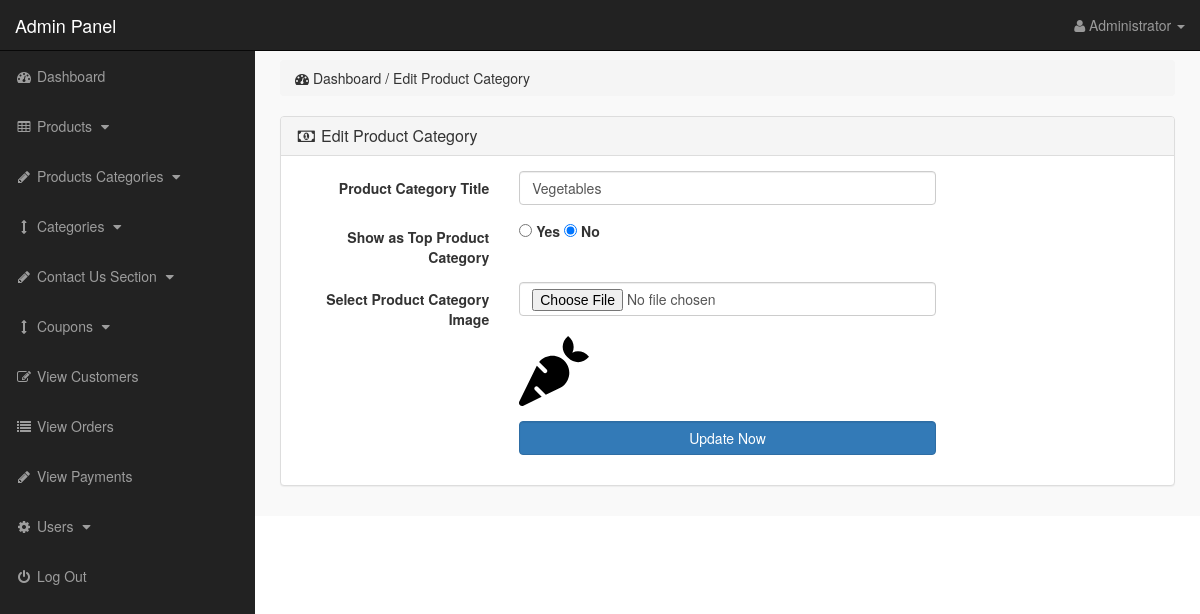
The app's page /admin_interface/index.php?edit_p_cat=5 (signed in) with its own data.
### tables this page shows
CREATE TABLE `product_categories` (
  `p_cat_id` int(10) NOT NULL,
  `p_cat_title` text NOT NULL,
  `p_cat_top` text NOT NULL,
  `p_cat_image` text NOT NULL
);

### admin_interface/edit_p_cat.php (the view, shortened to what this page needs)
<?php
if(!isset($_SESSION['admin_email'])){
echo "<script>window.open('login.php','_self')</script>";
}
else {
?>
<?php
if(isset($_GET['edit_p_cat'])){
$edit_p_cat_id = $_GET['edit_p_cat'];
$edit_p_cat_query = "select * from product_categories where p_cat_id='$edit_p_cat_id'";
$run_edit = mysqli_query($con,$edit_p_cat_query);
$row_edit = mysqli_fetch_array($run_edit);
$p_cat_title = $row_edit['p_cat_title'];
$p_cat_top = $row_edit['p_cat_top'];
$p_cat_image = $row_edit['p_cat_image'];
}
?>
<div class="row">
<div class="col-lg-12">
<ol class="breadcrumb">
<li>
<i class="fa fa-dashboard"></i> Dashboard / Edit Product Category
</li>
</ol>
</div>
</div>
<div class="row">
<div class="col-lg-12">
<div class="panel panel-default">
<div class="panel-heading" >
<h3 class="panel-title" >
<i class="fa fa-money fa-fw" ></i> Edit Product Category
</h3>
</div>
<div class="panel-body" >
<form class="form-horizontal" action="" method="post" enctype="multipart/form-data" >
<div class="form-group" >
<label class="col-md-3 control-label" >Product Category Title</label>
<div class="col-md-6" >
<input type="text" name="p_cat_title" class="form-control" value="<?php echo $p_cat_title; ?>" >
</div>
</div>
<div class="form-group" >
<label class="col-md-3 control-label" >Show as Top Product Category</label>
<div class="col-md-6" >
<input type="radio" name="p_cat_top" value="yes"
<?php if($p_cat_top == 'no'){}else{ echo "checked='checked'"; } ?>>
<label> Yes </label>
<input type="radio" name="p_cat_top" value="no"
<?php if($p_cat_top == 'no'){ echo "checked='checked'"; }else{} ?>>
<label> No </label>
</div>
</div>
<div class="form-group" >
<label class="col-md-3 control-label" > Select Product Category Image</label>
<div class="col-md-6" >
<input type="file" name="p_cat_image" class="form-control" >
<br>
<img src="other_images/<?php echo $p_cat_image; ?>" width="70" height="70" >
</div>
</div>
<div class="form-group" >
<label class="col-md-3 control-label" ></label>
<div class="col-md-6" >
<input type="submit" name="update" value="Update Now" class="btn btn-primary form-control" >
</div>
</div>
</form>
</div>
</div>
</div>
</div>
<?php } ?>

### admin_interface/includes/sidebar.php (shortened to what this page needs)
<?php
if(!isset($_SESSION['admin_email'])){
echo "<script>window.open('login.php','_self')</script>";
}
else {
?>
<nav class="navbar navbar-inverse navbar-fixed-top" >
<div class="navbar-header" >
<a class="navbar-brand" href="index.php?dashboard" >Admin Panel</a>
</div>
<ul class="nav navbar-right top-nav" >
<li class="dropdown" >
<a href="#" class="dropdown-toggle" data-toggle="dropdown" >
<i class="fa fa-user" ></i>
<?php echo $admin_name; ?> <b class="caret" ></b>
</a>
</li>
</ul>
<div class="collapse navbar-collapse navbar-ex1-collapse">
<ul class="nav navbar-nav side-nav">
<li>
<a href="index.php?dashboard">
<i class="fa fa-fw fa-dashboard"></i> Dashboard
</a>
</li>
<li>
<a href="#" data-toggle="collapse" data-target="#products">
<i class="fa fa-fw fa-table"></i> Products
<i class="fa fa-fw fa-caret-down"></i>
</a>
</li>
<li>
<a href="#" data-toggle="collapse" data-target="#p_cat">
<i class="fa fa-fw fa-pencil"></i> Products Categories
<i class="fa fa-fw fa-caret-down"></i>
</a>
</li>
<li>
<a href="#" data-toggle="collapse" data-target="#cat">
<i class="fa fa-fw fa-arrows-v"></i> Categories
<i class="fa fa-fw fa-caret-down"></i>
</a>
</li>
<li>
<a href="#" data-toggle="collapse" data-target="#contact_us">
<i class="fa fa-fw fa-pencil"> </i> Contact Us Section
<i class="fa fa-fw fa-caret-down"></i>
</a>
</li>
<li>
<a href="#" data-toggle="collapse" data-target="#coupons">
<i class="fa fa-fw fa-arrows-v"></i> Coupons
<i class="fa fa-fw fa-caret-down"></i>
</a>
</li>
<li>
<a href="index.php?view_customers">
<i class="fa fa-fw fa-edit"></i> View Customers
</a>
</li>
<li>
<a href="index.php?view_orders">
<i class="fa fa-fw fa-list"></i> View Orders
</a>
</li>
<li>
<a href="index.php?view_payments">
<i class="fa fa-fw fa-pencil"></i> View Payments
</a>
</li>
<li>
<a href="#" data-toggle="collapse" data-target="#users">
<i class="fa fa-fw fa-gear"></i> Users
<i class="fa fa-fw fa-caret-down"></i>
</a>
</li>
<li>
<a href="logout.php">
<i class="fa fa-fw fa-power-off"></i> Log Out
</a>
</li>
</ul>
</div>
</nav>
<?php } ?>

### admin_interface/css/style.css (style rules this page uses)
body { margin-top:100px; }
@media (min-width: 768px) { body { margin-top:50px; } }
.top-nav { padding:0 15px; }
.top-nav>li { display:inline-block; float:left; }
.top-nav>li>a { padding-top:15px; padding-bottom:15px; line-height:20px; color:#999; }
@media (min-width: 768px) { .side-nav { position:fixed; top:51px; width:255px; border-radius:0; overflow-y:auto; background-color: #222; bottom:0; overflow-x:hidden; padding-bottom:40px; } }
@media (min-width: 768px) { .side-nav>li>a { width:255px; } }
.panel-body { border-radius:5px; }

### records on screen
product_categories: p_cat_title "Vegetables", p_cat_top "☑", p_cat_image (picture)

### other values on screen
$admin_name "Administrator"
